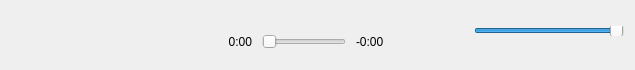
           <widget class="QWidget" name="mediaControls" native="true">
            <property name="minimumSize">
             <size>
              <width>0</width>
              <height>70</height>
             </size>
            </property>
            <property name="maximumSize">
             <size>
              <width>16777215</width>
              <height>60</height>
             </size>
            </property>
            <property name="styleSheet">
             <string notr="true"/>
            </property>
            <layout class="QHBoxLayout" name="horizontalLayout_5">
             <property name="spacing">
              <number>5</number>
             </property>
             <property name="topMargin">
              <number>3</number>
             </property>
             <property name="bottomMargin">
              <number>10</number>
             </property>
             <item>
              <widget class="QPushButton" name="prevBtn">
               <property name="minimumSize">
                <size>
                 <width>62</width>
                 <height>50</height>
                </size>
               </property>
               <property name="sizeIncrement">
                <size>
                 <width>40</width>
                 <height>0</height>
                </size>
               </property>
               <property name="text">
                <string/>
               </property>
               <property name="icon">
                <iconset>
                 <normaloff>../resources/prevIcon.png</normaloff>../resources/prevIcon.png</iconset>
               </property>
               <property name="iconSize">
                <size>
                 <width>16</width>
                 <height>16</height>
                </size>
               </property>
               <property name="flat">
                <bool>true</bool>
               </property>
              </widget>
             </item>
             <item>
              <layout class="QVBoxLayout" name="verticalLayout_5">
               <property name="leftMargin">
                <number>0</number>
               </property>
               <property name="bottomMargin">
                <number>20</number>
               </property>
               <item>
                <widget class="QPushButton" name="playBtn">
                 <property name="enabled">
                  <bool>true</bool>
                 </property>
                 <property name="minimumSize">
                  <size>
                   <width>62</width>
                   <height>50</height>
                  </size>
                 </property>
                 <property name="maximumSize">
                  <size>
                   <width>62</width>
                   <height>30</height>
                  </size>
                 </property>
                 <property name="text">
                  <string/>
                 </property>
                 <property name="icon">
                  <iconset>
                   <normaloff>../resources/playIcon.png</normaloff>../resources/playIcon.png</iconset>
                 </property>
                 <property name="iconSize">
                  <size>
                   <width>24</width>
                   <height>24</height>
                  </size>
                 </property>
                 <property name="flat">
                  <bool>true</bool>
                 </property>
                </widget>
               </item>
              </layout>
             </item>
             <item>
              <widget class="QPushButton" name="nextBtn">
               <property name="minimumSize">
                <size>
                 <width>62</width>
                 <height>50</height>
                </size>
               </property>
               <property name="text">
                <string/>
               </property>
               <property name="icon">
                <iconset>
                 <normaloff>../resources/nextIcon.png</normaloff>../resources/nextIcon.png</iconset>
               </property>
               <property name="iconSize">
                <size>
                 <width>16</width>
                 <height>16</height>
                </size>
               </property>
               <property name="flat">
                <bool>true</bool>
               </property>
              </widget>
             </item>
             <item>
              <layout class="QVBoxLayout" name="verticalLayout_4">
               <property name="spacing">
                <number>0</number>
               </property>
               <property name="leftMargin">
                <number>0</number>
               </property>
               <property name="topMargin">
                <number>0</number>
               </property>
               <property name="rightMargin">
                <number>0</number>
               </property>
               <property name="bottomMargin">
                <number>0</number>
               </property>
               <item>
                <layout class="QFormLayout" name="formLayout_3">
                 <property name="labelAlignment">
                  <set>Qt::AlignCenter</set>
                 </property>
                 <property name="topMargin">
                  <number>0</number>
                 </property>
                 <item row="0" column="0">
                  <widget class="QLabel" name="playingInfo1">
                   <property name="text">
                    <string/>
                   </property>
                  </widget>
                 </item>
                 <item row="0" column="1">
                  <widget class="QLabel" name="playingInfo2">
                   <property name="text">
                    <string/>
                   </property>
                  </widget>
                 </item>
                </layout>
               </item>
               <item>
                <layout class="QHBoxLayout" name="horizontalLayout_6">
                 <property name="spacing">
                  <number>10</number>
                 </property>
                 <property name="leftMargin">
                  <number>0</number>
                 </property>
                 <property name="rightMargin">
                  <number>0</number>
                 </property>
                 <property name="bottomMargin">
                  <number>0</number>
                 </property>
                 <item>
                  <widget class="QLabel" name="elapsedTimeLabel">
                   <property name="minimumSize">
                    <size>
                     <width>40</width>
                     <height>50</height>
                    </size>
                   </property>
                   <property name="text">
                    <string>0:00</string>
                   </property>
                   <property name="alignment">
                    <set>Qt::AlignRight|Qt::AlignTrailing|Qt::AlignVCenter</set>
                   </property>
                  </widget>
                 </item>
                 <item>
                  <widget class="QSlider" name="playbackBar">
                   <property name="sizePolicy">
                    <sizepolicy hsizetype="Expanding" vsizetype="Fixed">
                     <horstretch>0</horstretch>
                     <verstretch>0</verstretch>
                    </sizepolicy>
                   </property>
                   <property name="minimumSize">
                    <size>
                     <width>1</width>
                     <height>50</height>
                    </size>
                   </property>
                   <property name="maximum">
                    <number>10000</number>
                   </property>
                   <property name="pageStep">
                    <number>1</number>
                   </property>
                   <property name="value">
                    <number>0</number>
                   </property>
                   <property name="tracking">
                    <bool>true</bool>
                   </property>
                   <property name="orientation">
                    <enum>Qt::Horizontal</enum>
                   </property>
                   <property name="invertedControls">
                    <bool>false</bool>
                   </property>
                  </widget>
                 </item>
                 <item>
                  <widget class="QLabel" name="remainingTimeLabel">
                   <property name="minimumSize">
                    <size>
                     <width>40</width>
                     <height>50</height>
                    </size>
                   </property>
                   <property name="text">
                    <string>-0:00</string>
                   </property>
                  </widget>
                 </item>
                </layout>
               </item>
              </layout>
             </item>
             <item>
              <spacer name="horizontalSpacer_4">
               <property name="orientation">
                <enum>Qt::Horizontal</enum>
               </property>
               <property name="sizeType">
                <enum>QSizePolicy::Minimum</enum>
               </property>
               <property name="sizeHint" stdset="0">
                <size>
                 <width>40</width>
                 <height>20</height>
                </size>
               </property>
              </spacer>
             </item>
             <item>
              <widget class="QLabel" name="volIconLabel">
               <property name="minimumSize">
                <size>
                 <width>16</width>
                 <height>16</height>
                </size>
               </property>
               <property name="maximumSize">
                <size>
                 <width>16</width>
                 <height>16</height>
                </size>
               </property>
               <property name="text">
                <string/>
               </property>
               <property name="textFormat">
                <enum>Qt::RichText</enum>
               </property>
               <property name="pixmap">
                <pixmap>../resources/volIcon.png</pixmap>
               </property>
               <property name="scaledContents">
                <bool>true</bool>
               </property>
              </widget>
             </item>
             <item>
              <widget class="QLabel" name="label_7">
               <property name="text">
                <string/>
               </property>
               <property name="textFormat">
                <enum>Qt::RichText</enum>
               </property>
              </widget>
             </item>
             <item>
              <widget class="QSlider" name="volumeSlider">
               <property name="minimumSize">
                <size>
                 <width>150</width>
                 <height>0</height>
                </size>
               </property>
               <property name="maximumSize">
                <size>
                 <width>150</width>
                 <height>10</height>
                </size>
               </property>
               <property name="styleSheet">
                <string notr="true">color:#5d605f</string>
               </property>
               <property name="maximum">
                <number>100</number>
               </property>
               <property name="value">
                <number>100</number>
               </property>
               <property name="orientation">
                <enum>Qt::Horizontal</enum>
               </property>
              </widget>
             </item>
            </layout>
           </widget>
